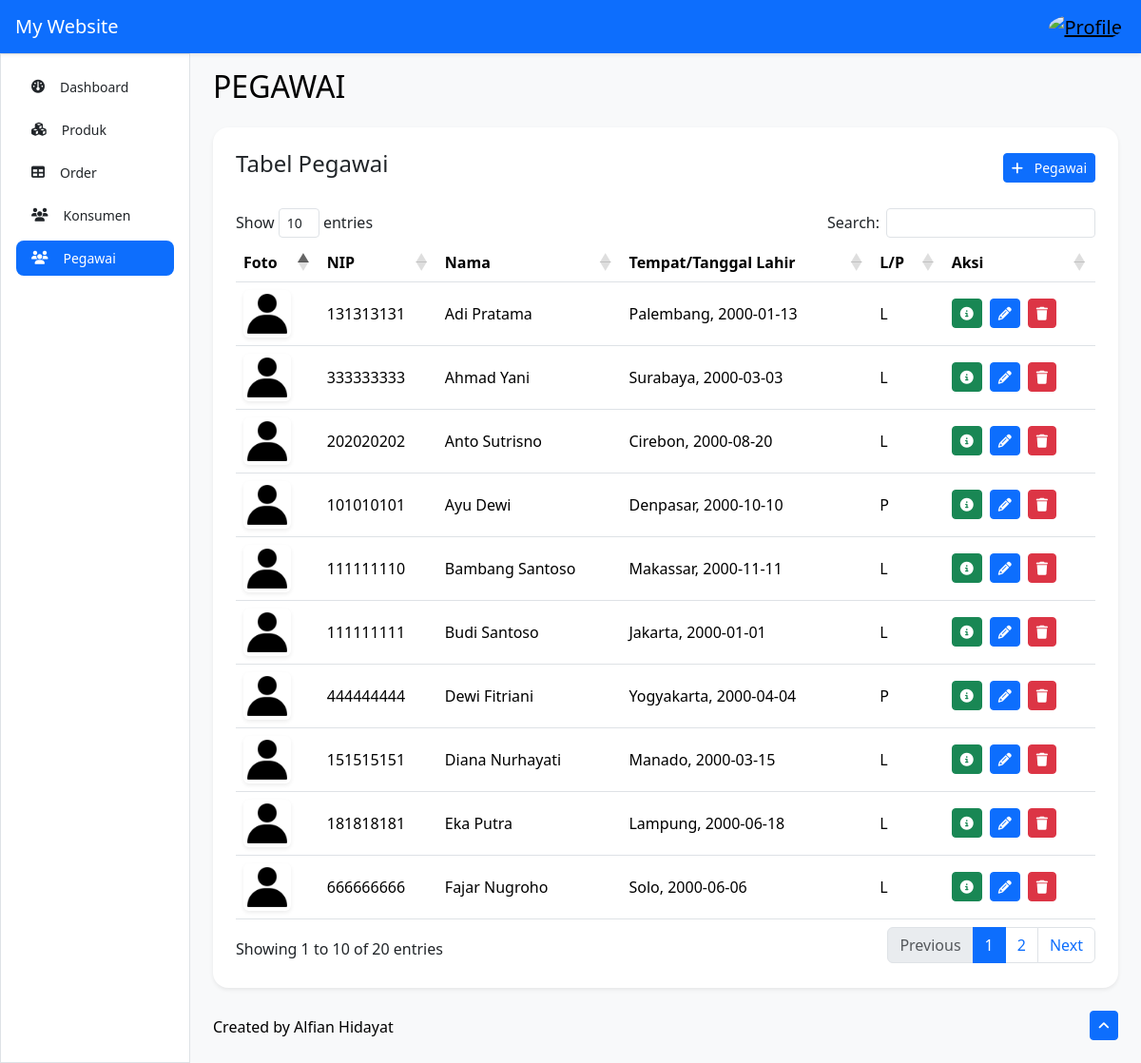
Page /staff-data.php on the committed database.
### tables this page shows
CREATE TABLE `tb_pegawai` (
  `nip` varchar(16) NOT NULL,
  `nik` varchar(16) NOT NULL,
  `nama` varchar(35) NOT NULL,
  `tempat_lahir` varchar(50) NOT NULL,
  `tanggal_lahir` date NOT NULL,
  `jenis_kelamin` varchar(1) NOT NULL,
  `telepon` varchar(13) NOT NULL,
  `status_pegawai` varchar(15) NOT NULL,
  `agama` varchar(25) NOT NULL,
  `foto` varchar(50) NOT NULL
);

### staff-data.php (the view, shortened to what this page needs)
<?php
include 'template/_header.php';
?>
<main class="col-md-9 ms-sm-auto col-lg-10 px-md-4">
    <div class="d-flex justify-content-between flex-wrap flex-md-nowrap align-items-center py-3">
        <h2 class="h2">PEGAWAI</h2>
    </div>
    <div class="card rounded-4 border-0 shadow-sm">
        <div class="card-body p-4">
            <div class="row">
                <div class="col">
                    <div class="d-flex justify-content-between align-items-center mb-4">
                        <h4 class="h4">Tabel Pegawai</h4>
                        <a href="staff-create.php" class="btn btn-primary btn-sm"><i class="fa-solid fa-plus"></i>
                            <span class="ms-2 d-none d-lg-inline">Pegawai</span>
                        </a>
                    </div>
                    <div class="table-responsive">
                        <table class="table table-hover" id="example">
                            <thead>
                                <tr class="align-middle">
                                    <th scope="col">Foto</th>
                                    <th scope="col">NIP</th>
                                    <th scope="col">Nama</th>
                                    <th scope="col">Tempat/Tanggal Lahir</th>
                                    <th scope="col">L/P</th>
                                    <th scope="col">Aksi</th>
                                </tr>
                            </thead>
                            <tbody>
                                <?php
                                include 'template/_connection.php';
                                $pegawai = mysqli_query($db, "SELECT * FROM tb_pegawai ORDER BY nama ASC");
                                while ($result = mysqli_fetch_array($pegawai)) {
                                ?>
                                    <tr class="align-middle">
                                        <td><img src="img/<?= $result['foto']; ?>" alt="<?= $result['nama']; ?>" class="rounded-2 shadow-sm object-fit-cover" width="50" height="50"></td>
                                        <td><?= $result['nip']; ?></td>
                                        <td><?= $result['nama']; ?></td>
                                        <td><?= $result['tempat_lahir'] . ", " . $result['tanggal_lahir']; ?></td>
                                        <td><?= $result['jenis_kelamin']; ?></td>
                                        <td>
                                            <div class="d-flex flex-row gap-2">
                                                <a href="staff-detail.php?nip=<?= $result['nip']; ?>" class="btn btn-success btn-sm"><i class="fa-solid fa-info-circle"></i></a>
                                                <a href="staff-edit.php?nip=<?= $result['nip']; ?>" class="btn btn-primary btn-sm"><i class="fa-solid fa-pencil"></i></a>
                                                <a href="staff-delete.php?nip=<?= $result['nip']; ?>" class="btn btn-danger btn-sm" onclick="return confirm('Data akan dihapus?')"><i class="fa-solid fa-trash"></i></a>
                                            </div>
                                        </td>
                                    </tr>
                                <?php
                                }; ?>
                            </tbody>
                        </table>
                    </div>
                </div>
            </div>
        </div>
    </div>
    <footer class="py-4">
        <div class="d-flex flex-wrap justify-content-between align-items-center">
            <span class="fw-medium mt-1">Created by Alfian Hidayat</span>
            <a href="#" class="btn btn-sm btn-primary"><i class="fa-solid fa-angle-up"></i></a>
        </div>
    </footer>
</main>
<?php include 'template/_footer.php'; ?>

### rows in the picture
tb_pegawai: foto (placeholder picture), nip "131313131", nama "Adi Pratama", tempat_lahir "Palembang", tanggal_lahir "2000-01-13", jenis_kelamin "L"
tb_pegawai: foto (placeholder picture), nip "333333333", nama "Ahmad Yani", tempat_lahir "Surabaya", tanggal_lahir "2000-03-03", jenis_kelamin "L"
tb_pegawai: foto (placeholder picture), nip "202020202", nama "Anto Sutrisno", tempat_lahir "Cirebon", tanggal_lahir "2000-08-20", jenis_kelamin "L"
tb_pegawai: foto (placeholder picture), nip "101010101", nama "Ayu Dewi", tempat_lahir "Denpasar", tanggal_lahir "2000-10-10", jenis_kelamin "P"
tb_pegawai: foto (placeholder picture), nip "111111110", nama "Bambang Santoso", tempat_lahir "Makassar", tanggal_lahir "2000-11-11", jenis_kelamin "L"
tb_pegawai: foto (placeholder picture), nip "111111111", nama "Budi Santoso", tempat_lahir "Jakarta", tanggal_lahir "2000-01-01", jenis_kelamin "L"
tb_pegawai: foto (placeholder picture), nip "444444444", nama "Dewi Fitriani", tempat_lahir "Yogyakarta", tanggal_lahir "2000-04-04", jenis_kelamin "P"
tb_pegawai: foto (placeholder picture), nip "151515151", nama "Diana Nurhayati", tempat_lahir "Manado", tanggal_lahir "2000-03-15", jenis_kelamin "L"
tb_pegawai: foto (placeholder picture), nip "181818181", nama "Eka Putra", tempat_lahir "Lampung", tanggal_lahir "2000-06-18", jenis_kelamin "L"
tb_pegawai: foto (placeholder picture), nip "666666666", nama "Fajar Nugroho", tempat_lahir "Solo", tanggal_lahir "2000-06-06", jenis_kelamin "L"
